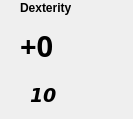
   <widget class="QWidget" name="dexterityAbility" native="true">
    <property name="geometry">
     <rect>
      <x>170</x>
      <y>51</y>
      <width>133</width>
      <height>119</height>
     </rect>
    </property>
    <widget class="QLabel" name="dexModifier">
     <property name="geometry">
      <rect>
       <x>20</x>
       <y>20</y>
       <width>51</width>
       <height>51</height>
      </rect>
     </property>
     <property name="font">
      <font>
       <family>Segoe UI Black</family>
       <pointsize>22</pointsize>
       <weight>75</weight>
       <bold>true</bold>
      </font>
     </property>
     <property name="text">
      <string>+0</string>
     </property>
    </widget>
    <widget class="QLabel" name="dexBackground">
     <property name="geometry">
      <rect>
       <x>3</x>
       <y>0</y>
       <width>81</width>
       <height>121</height>
      </rect>
     </property>
     <property name="text">
      <string/>
     </property>
     <property name="textFormat">
      <enum>Qt::RichText</enum>
     </property>
     <property name="pixmap">
      <pixmap>../Images/AbilityScoreHolder.png</pixmap>
     </property>
     <property name="scaledContents">
      <bool>true</bool>
     </property>
    </widget>
    <widget class="QLabel" name="dexBaseValue">
     <property name="geometry">
      <rect>
       <x>30</x>
       <y>80</y>
       <width>31</width>
       <height>31</height>
      </rect>
     </property>
     <property name="font">
      <font>
       <family>DejaVu Sans</family>
       <pointsize>14</pointsize>
       <weight>75</weight>
       <italic>true</italic>
       <bold>true</bold>
      </font>
     </property>
     <property name="text">
      <string>10</string>
     </property>
    </widget>
    <widget class="QLabel" name="dexTitle">
     <property name="geometry">
      <rect>
       <x>20</x>
       <y>0</y>
       <width>51</width>
       <height>16</height>
      </rect>
     </property>
     <property name="font">
      <font>
       <family>Nirmala UI</family>
       <weight>75</weight>
       <bold>true</bold>
      </font>
     </property>
     <property name="layoutDirection">
      <enum>Qt::LeftToRight</enum>
     </property>
     <property name="text">
      <string>Dexterity</string>
     </property>
    </widget>
    <zorder>dexBackground</zorder>
    <zorder>dexBaseValue</zorder>
    <zorder>dexTitle</zorder>
    <zorder>dexModifier</zorder>
   </widget>
